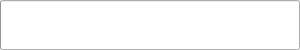
<?xml version="1.0" encoding="UTF-8"?>
<ui version="4.0">
 <class>Dialog</class>
 <widget class="QDialog" name="Dialog">
  <property name="geometry">
   <rect>
    <x>0</x>
    <y>0</y>
    <width>300</width>
    <height>50</height>
   </rect>
  </property>
  <property name="minimumSize">
   <size>
    <width>300</width>
    <height>50</height>
   </size>
  </property>
  <property name="maximumSize">
   <size>
    <width>300</width>
    <height>50</height>
   </size>
  </property>
  <property name="sizeIncrement">
   <size>
    <width>300</width>
    <height>50</height>
   </size>
  </property>
  <property name="windowTitle">
   <string>loading</string>
  </property>
  <property name="windowIcon">
   <iconset>
    <normaloff>img/icon.ico</normaloff>img/icon.ico</iconset>
  </property>
  <widget class="QProgressBar" name="progressBar">
   <property name="geometry">
    <rect>
     <x>0</x>
     <y>0</y>
     <width>300</width>
     <height>50</height>
    </rect>
   </property>
   <property name="value">
    <number>0</number>
   </property>
   <property name="textVisible">
    <bool>false</bool>
   </property>
  </widget>
 </widget>
 <resources/>
 <connections/>
</ui>
